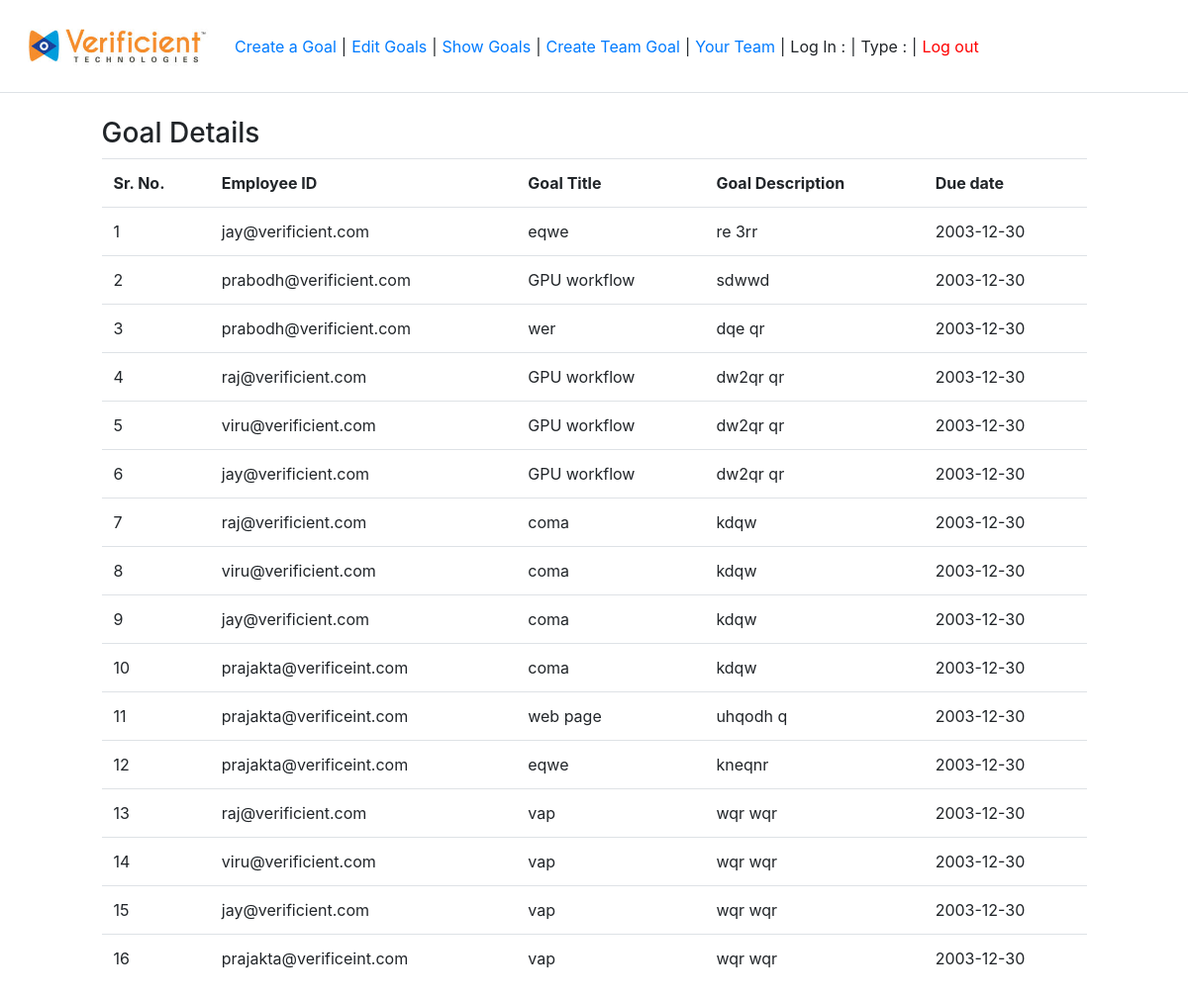
The page /DisplayEmpData/ on the database as committed earlier.
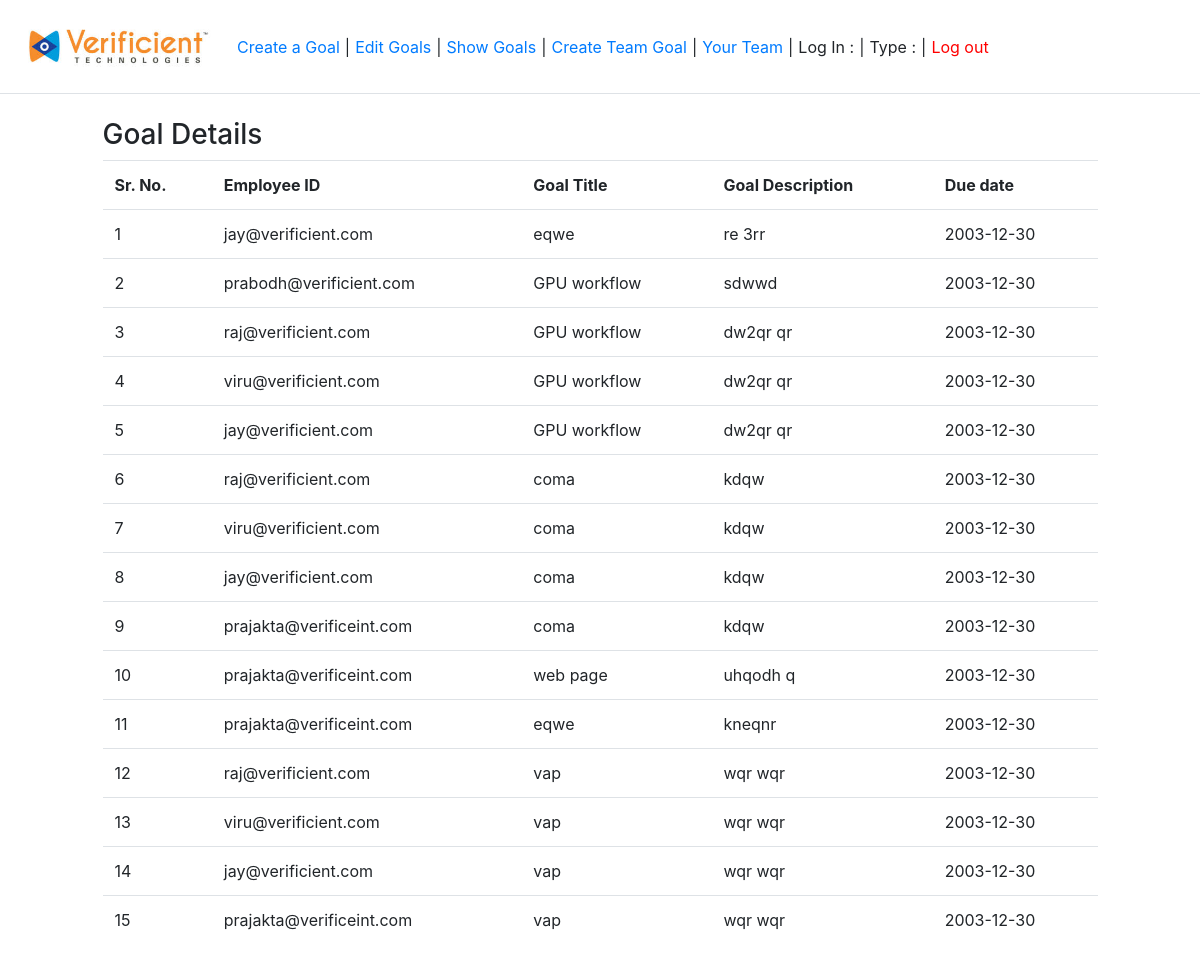
The same page on the database as committed later.
### miss_management/models.py (models this page shows)
class Emp_goal_data_man(models.Model):  # database name is Emp_goal_data_man,for storing goals details
    email = models.EmailField(max_length=50)
    goal_id = models.CharField(max_length=100)
    goal_title = models.CharField(max_length=100)
    goal_description = models.CharField(max_length=100)
    due_date = models.CharField(max_length=25, default="NA")
    employee_comment = models.CharField(max_length=100, default="NA")
    employee_ratings = models.IntegerField(default=00)
    manager_comment = models.CharField(max_length=100, default="NA")
    manager_ratings = models.IntegerField(default=00)

### miss_management/views.py (the view)
# urls.py: path('DisplayEmpData/', views.DisplayEmpData.as_view(), name="DisplayEmpData"),
class DisplayEmpData(View):
    def get(self, request, *args, **kwargs):  # for displaying employee detail from database get request
        all_emp_data = Emp_goal_data_man.objects.all()
        SerNo = len(all_emp_data)
        return render(request, "miss_management/show_goal_setting_data.html",
                      {'emp_goal_setting_data': all_emp_data, 'serno': SerNo})

### miss_management/templates/miss_management/show_goal_setting_data.html (shortened to what this page needs)
{% load static %}
<!DOCTYPE html>
<html>
<head>
 {% include "bootstrap.html" %}
</head>
  <body>
  {% include "navbar_emp.html" %}
    <br>
    <div class="row">
      <div class="col-sm-1 col-md-1 col-lg-1">
      </div>
      <div class="col-sm-10 col-md-10 col-lg-10">
              <h3>Goal  Details</h3>
    <table class="table">
    <tr>
       <th>Sr. No. </th>
        <th>Employee ID</th>
      <th>Goal Title</th>
      <th>Goal Description</th>
      <th>Due date</th>
    </tr>
    {% for stored_empData in emp_goal_setting_data %}
    <tr>
      <td>{{ forloop.counter }}</td>
        <td>{{ stored_empData.email}}</td>
         <td>{{ stored_empData.goal_title}}</td>
         <td>{{ stored_empData.goal_description}} </td>
         <td>{{ stored_empData.due_date}}</td>
    </tr>
    {% endfor %}
      </div>
    </div>
  </body>
</html>

Rows that differ between the two databases and show on the page:
removed Emp_goal_data_man: email "prabodh@verificient.com", goal_title "wer", goal_description "dqe qr", due_date "2003-12-30"
